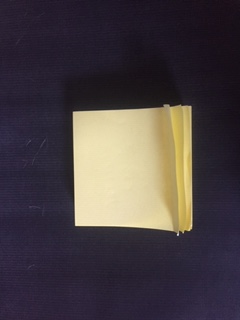
#> input picture carac-geo/image/calibration.JPG, 240 x 320 px; its folder holds only this picture in this run
$ python carac-geo.py
#> lines starting #> are read from the running program, lines starting #| are printed output that depends on the picture; after the words box and inside, x2 and y2 are one past the last pixel; in counts of white or black regions, pixels touching at a corner belong together
# -*- coding: utf-8 -*-
"""
Created on Fri May 29 08:54:30 2020

@author: paulg
"""

from scipy.spatial import distance as dist
from imutils import perspective
from imutils import contours
import numpy as np
import argparse
import imutils
import cv2


import xlsxwriter

import matplotlib.pyplot as plt
import matplotlib.image as mpimg

import subprocess as sp


import os.path

#here the code is only for single objects
#extract all geometric caracteristics from a set of images. the first imge is the calibration


def contour_extraction(file):
    ### only return the biggest contour

    #load the image, here image is added because it is in another subfoldef
    img = cv2.imread(file)
    # convert it to grayscale, and blur it slightly
    gray = cv2.cvtColor(img, cv2.COLOR_BGR2GRAY)
    gray = cv2.GaussianBlur(gray, (7, 7), 0)

    # perform edge detection, then perform a dilation + erosion to
    # close gaps in between object edges
    edged = cv2.Canny(gray, 50, 100)
    edged = cv2.dilate(edged, None, iterations=1)
    edged = cv2.erode(edged, None, iterations=1)
    cnts = cv2.findContours(edged.copy(), cv2.RETR_EXTERNAL,
	cv2.CHAIN_APPROX_SIMPLE)
    cnts = imutils.grab_contours(cnts)

    #extract the biggest contour
    c = max(cnts, key=cv2.contourArea)
    return c


### create the xls file

# Create a workbook and add a worksheet.
workbook = xlsxwriter.Workbook('carac-geo.xlsx')
worksheet = workbook.add_worksheet('top')
worksheet2 = workbook.add_worksheet('side')


# Start from the first cell. Rows and columns are zero indexed.
row = 0
col = 0

title = ['Name', 'Area','Perimeter','length','height']

# create the name of the title
for t in (title):
    worksheet.write(row, col,t)

    col += 1
col = 0
row = 1

# absolute path need to be changed
path="C:/Users/paulg/Documents/ENS/M2R/Courses/Projet/code/carac-geo/image"

files=os.listdir(path)

#parameters measured on the calibration pictures

area_ref=25
width_ref=5
length_ref=5
perimeter_ref=20

#calibration parameter

pixelsPerA= None
pixelsPerW= None
pixelsPerL= None
pixelsPerP= None


for f in files:
    f2=f
    f='image/'+f

    contour=contour_extraction(f)
#> in contour_extraction, img is the input picture: shape (320, 240, 3); mean B, G, R 66.1, 63.1, 71.5
#> in contour_extraction, `gray = cv2.cvtColor(img, cv2.COLOR_BGR2GRAY)`:
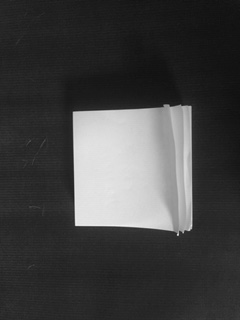
#> gray: shape (320, 240); min 16, max 243, mean 66
#> in contour_extraction, `edged = cv2.Canny(gray, 50, 100)`:
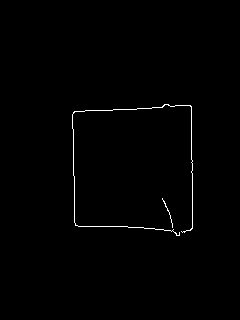
#> edged: shape (320, 240); 0.68% white in thin lines or dots, all inside (x1, y1, x2, y2) = (72, 104, 193, 236)
#> in contour_extraction, `edged = cv2.dilate(edged, None, iterations=1)`:
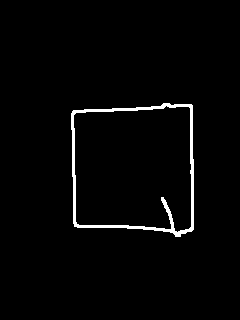
#> edged: shape (320, 240); 2.1% white; 1 white region, box (x1, y1, x2, y2) and area: (71, 103, 194, 237) 1627
#> in contour_extraction, `cnts = cv2.findContours(edged.copy(), cv2.RETR_EXTERNAL, cv2.CHAIN_APP..`: cnts = 1 contour; box (x1, y1, x2, y2) and area: (72, 104, 193, 236) 14146
#> in contour_extraction, `c = max(cnts, key=cv2.contourArea)`: c = contour of 51 points, box (x1, y1, x2, y2) (72, 104, 193, 236), area 14146
#> contour has the same summary as c in contour_extraction
    rect = cv2.minAreaRect(contour)
#> rect = ((132.5, 170.2), (119.4, 131.3), -1.06)
    box = cv2.boxPoints(rect)
#> box = [[74.02, 236.9], [71.59, 105.7], [191, 103.5], [193.4, 234.7]]
    box = np.int0(box)
#> box = [[74, 236], [71, 105], [190, 103], [193, 234]]
    size=rect[1]
#> size = (119.4, 131.3)
    W=size[0]
#> W = 119.4
    L=size[1]
#> L = 131.3
    A=cv2.contourArea(contour)
#> A = 14145.5
    P=cv2.arcLength(contour,True)
#> P = 485.8

    if pixelsPerA is None:
        pixelsPerA=A/area_ref
#> pixelsPerA = 565.8
        pixelsPerW=W/width_ref
#> pixelsPerW = 23.88
        pixelsPerL=L/length_ref
#> pixelsPerL = 26.25
        pixelsPerP=P/length_ref
#> pixelsPerP = 97.17
    A=A/pixelsPerA
#> A = 25
    W=W/pixelsPerW
#> W = 5
    L=L/pixelsPerL
#> L = 5
    P=P/pixelsPerP
#> P = 5
    carac_geo=[f2,A,W,L,P]
#> carac_geo = ['calibration.JPG', 25, 5, 5, 5]
    for c in (carac_geo):
        worksheet.write(row, col,c)
        col+=1
#> this loop made 5 passes
#> c on passes 1 to 4: 'calibration.JPG', 25, 5, 5
#> after the loop, col = 5
    row+=1
#> row = 2
    col=0

workbook.close()
